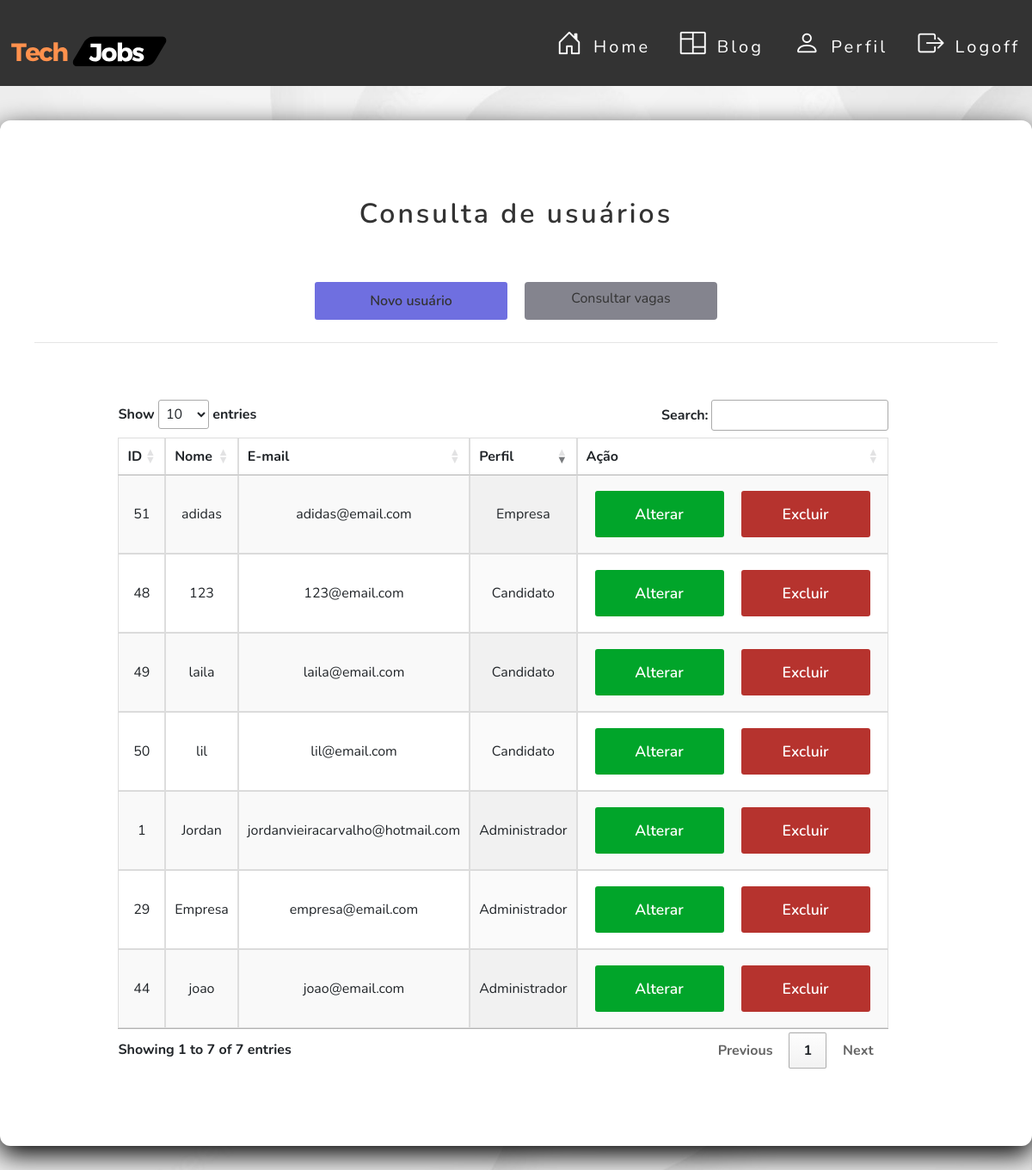
Page /usuarios/administrador/index.php on the earlier database version.
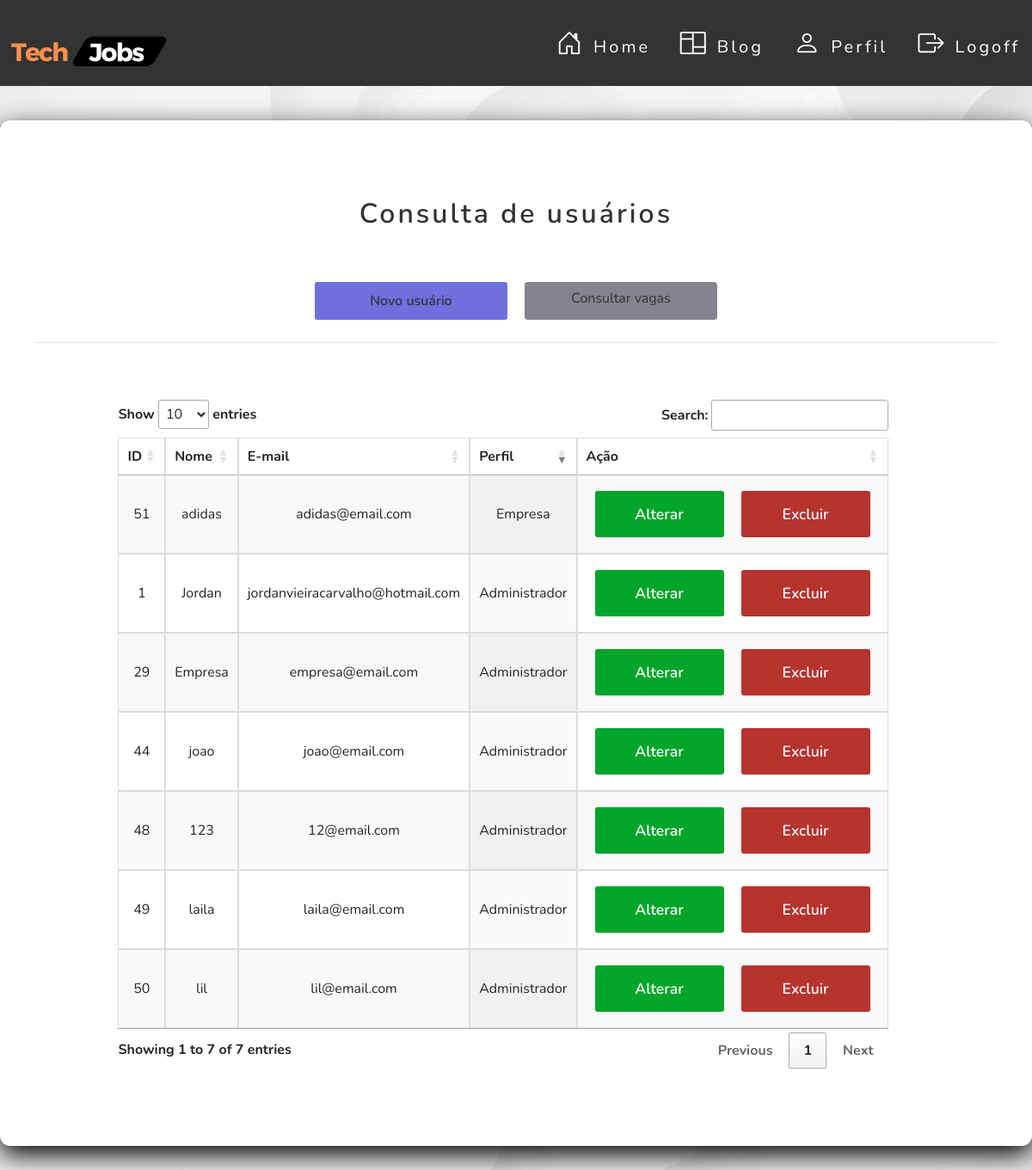
Same page on the later database version.
### tables this page shows
CREATE TABLE `usuario` (
  `id` int NOT NULL,
  `nome` varchar(40) DEFAULT NULL,
  `razao_social` varchar(50) DEFAULT NULL,
  `cpf` varchar(20) DEFAULT NULL,
  `cnpj` varchar(18) DEFAULT NULL,
  `senha` varchar(50) DEFAULT NULL,
  `email` varchar(50) NOT NULL,
  `sexo` varchar(20) DEFAULT NULL,
  `ddi` varchar(6) DEFAULT NULL,
  `ddd` varchar(20) DEFAULT NULL,
  `numero` varchar(17) DEFAULT NULL,
  `cep` varchar(15) DEFAULT NULL,
  `cidade` varchar(30) DEFAULT NULL,
  `logradouro` varchar(10) DEFAULT NULL,
  `bairro` varchar(30) DEFAULT NULL,
  `lote` varchar(10) DEFAULT NULL,
  `rua` varchar(30) DEFAULT NULL,
  `complemento` varchar(20) DEFAULT NULL,
  `perfil_id` int DEFAULT NULL
);

CREATE TABLE `perfil` (
  `id` int NOT NULL,
  `nome` varchar(50) NOT NULL
);

### src/database/conexao.php (called while the page is built)
<?php
class Conexao
{
    public static function getConexao()
    {
        try {
            return new PDO("mysql:host=127.0.0.1;dbname=techjobsdb", "root", "");
        } catch (\PDOException $e) {
            echo 'Error ao conectar com banco de dados. ' . $e->getMessage();
            return null;
        }
    }
}

### src/dao/usuariodao.php (called while the page is built, shortened)
<?php
include_once __DIR__ . '/../database/conexao.php';
class  UsuarioDAO
{
    private $dbh;
    public function __construct()
    {
        $this->dbh = Conexao::getConexao();
    }
    public function getAll()
    {
        $query = "SELECT * FROM usuario";
        $stmt = $this->dbh->query($query);
        $rows = $stmt->fetchAll();
        $this->dbh = null;
        return $rows;
    }
}

### src/dao/perfildao.php (called while the page is built, shortened)
<?php
include_once __DIR__ . '/../database/conexao.php';
class  PerfilDAO
{
    private $dbh;
    public function __construct()
    {
        $this->dbh = Conexao::getConexao();
    }
    public function getById(int $id)
    {
        $query = "SELECT * FROM perfil WHERE id = :id";
        $stmt = $this->dbh->prepare($query);
        $stmt->bindParam(":id", $id);
        $stmt->execute();
        $row = $stmt->fetch(PDO::FETCH_BOTH);
        $this->dbh = null;
        return $row;
    }
}

### usuarios/administrador/index.php (the view, shortened to what the changed rows need)
<?php
require_once __DIR__ . '/../../src/dao/usuariodao.php';
require_once __DIR__ . '/../../src/dao/perfildao.php';
$dao = new UsuarioDAO();
$usuarios = $dao->getAll();
$quantidadeRegistros = count($usuarios);
?>
<link href="../../assets/css/button.css" rel="stylesheet">
<link href="../../assets/css/style.css" rel="stylesheet">
<link href="../../assets/css/usuario.css" rel="stylesheet">
<link rel="stylesheet"
      href="https://maxcdn.bootstrapcdn.com/bootstrap/4.0.0/css/bootstrap.min.css"
>
<link rel="stylesheet" href="https://cdn.jsdelivr.net/npm/bootstrap-icons@1.11.1/font/bootstrap-icons.css">
<link rel="stylesheet" href="https://cdnjs.cloudflare.com/ajax/libs/font-awesome/4.7.0/css/font-awesome.min.css"
/>
<link href="https://unpkg.com/progressive-image@1.2.0/dist/index.css" rel="stylesheet" type="text/css">
<link href="https://unpkg.com/aos@2.3.1/dist/aos.css" rel="stylesheet">
<link rel="stylesheet" href="https://cdn.jsdelivr.net/npm/bootstrap-icons@1.11.1/font/bootstrap-icons.css">
<link href=" https://cdn.datatables.net/1.13.6/css/jquery.dataTables.min.css" rel="stylesheet" type="text/css"/>
<main class="main-information">
    <div class="card-information">
        <header class="card-information-header">
            <h2>Consulta de usuários</h2>
        </header>
        <div class="container">
            <div class="row text ">
                <div class="col-md-12">
                    <div class="card-body font-weight-bold card-information-main">
                        <div class="card-information-box">
                            <section>
                                <table id="example" class="display" style="width:100%">
                                    <thead>
                                    <tr>
                                        <th>ID</th>
                                        <th>Nome</th>
                                        <th>E-mail</th>
                                        <th>Perfil</th>
                                        <th>Ação</th>
                                    </tr>
                                    </thead>
                                    <tbody>
                                    <?php if ($quantidadeRegistros == "0") : ?>
                                        <tr>
                                            <td colspan="4">Não existem usuários cadastrados.</td>
                                        </tr>
                                    <?php else : ?>
                                        <?php foreach ($usuarios as $usuario):
                                            $id = $usuario['perfil_id'];
                                            $dao1 = new PerfilDAO();
                                            $perfil = $dao1->getById($id);
                                            ?>
                                            <tr>
                                                <td><?php echo $usuario['id']; ?></td>
                                                <td><?= htmlspecialchars($usuario['nome']); ?></td>
                                                <td><?= htmlspecialchars($usuario['email']); ?></td>
                                                <td><?= htmlspecialchars($perfil['nome']); ?></td>
                                                <td class="td__operacao">
                                                    <a class="btnalterar"
                                                       href="edit.php?id=<?= $usuario['id']; ?>">Alterar</a>
                                                    <a class="btnexcluir"
                                                       href="delete.php?id=<?= $usuario['id']; ?>"
                                                       onclick="return confirm('Deseja confirmar a operação?');">Excluir</a>
                                                </td>
                                            </tr>
                                        <?php endforeach; ?>
                                    <?php endif; ?>
                                    </tbody>
                                </table>
                            </section>
                        </div>
                    </div>
                </div>
            </div>
        </div>
    </div>
</main>

Differences in the rows shown:
changed usuario id 48: email "123@email.com" → "12@email.com"; perfil.nome "Candidato" → "Administrador"
changed usuario "laila": perfil.nome "Candidato" → "Administrador"
changed usuario "lil": perfil.nome "Candidato" → "Administrador"
